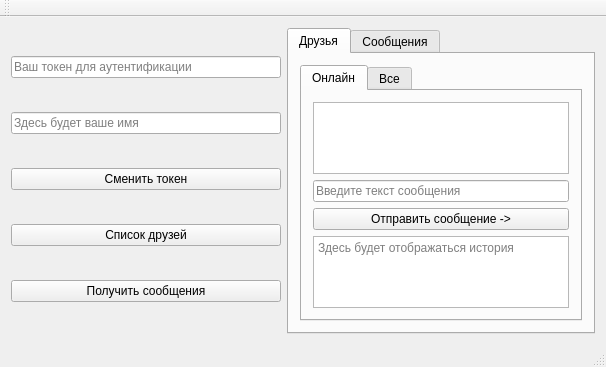
<?xml version="1.0" encoding="UTF-8"?>
<ui version="4.0">
 <class>vDesc</class>
 <widget class="QMainWindow" name="vDesc">
  <property name="geometry">
   <rect>
    <x>0</x>
    <y>0</y>
    <width>606</width>
    <height>364</height>
   </rect>
  </property>
  <property name="windowTitle">
   <string>vDesc</string>
  </property>
  <widget class="QWidget" name="centralWidget">
   <layout class="QVBoxLayout" name="verticalLayout_2">
    <item>
     <layout class="QHBoxLayout" name="horizontalLayout_2">
      <item>
       <layout class="QGridLayout" name="gridLayout_3">
        <item row="2" column="0">
         <widget class="QPushButton" name="changeTokenPb">
          <property name="text">
           <string>Сменить токен</string>
          </property>
         </widget>
        </item>
        <item row="1" column="0">
         <widget class="QLineEdit" name="nameEdit">
          <property name="placeholderText">
           <string>Здесь будет ваше имя</string>
          </property>
         </widget>
        </item>
        <item row="0" column="0">
         <widget class="QLineEdit" name="tokenEdit">
          <property name="placeholderText">
           <string>Ваш токен для аутентификации</string>
          </property>
         </widget>
        </item>
        <item row="3" column="0">
         <widget class="QPushButton" name="getFriendsPb">
          <property name="text">
           <string>Список друзей</string>
          </property>
         </widget>
        </item>
        <item row="4" column="0">
         <widget class="QPushButton" name="getMessagesPb">
          <property name="text">
           <string>Получить сообщения</string>
          </property>
         </widget>
        </item>
       </layout>
      </item>
      <item>
       <widget class="QTabWidget" name="messagestabWidget">
        <property name="currentIndex">
         <number>0</number>
        </property>
        <widget class="QWidget" name="tab_2">
         <attribute name="title">
          <string>Друзья</string>
         </attribute>
         <layout class="QHBoxLayout" name="horizontalLayout_3">
          <item>
           <layout class="QHBoxLayout" name="horizontalLayout">
            <item>
             <widget class="QTabWidget" name="friendsTabWidget">
              <property name="currentIndex">
               <number>0</number>
              </property>
              <widget class="QWidget" name="tab_7">
               <attribute name="title">
                <string>Онлайн</string>
               </attribute>
               <layout class="QVBoxLayout" name="verticalLayout_4">
                <item>
                 <widget class="QListWidget" name="friendsOnline"/>
                </item>
                <item>
                 <widget class="QLineEdit" name="messageInput">
                  <property name="placeholderText">
                   <string>Введите текст сообщения</string>
                  </property>
                 </widget>
                </item>
                <item>
                 <widget class="QPushButton" name="sendMessagePb">
                  <property name="text">
                   <string>Отправить сообщение -&gt;</string>
                  </property>
                 </widget>
                </item>
                <item>
                 <widget class="QTextEdit" name="history">
                  <property name="placeholderText">
                   <string>Здесь будет отображаться история</string>
                  </property>
                 </widget>
                </item>
               </layout>
              </widget>
              <widget class="QWidget" name="tab_8">
               <attribute name="title">
                <string>Все</string>
               </attribute>
               <layout class="QVBoxLayout" name="verticalLayout_3">
                <item>
                 <widget class="QListWidget" name="allFriends"/>
                </item>
               </layout>
              </widget>
             </widget>
            </item>
           </layout>
          </item>
         </layout>
        </widget>
        <widget class="QWidget" name="tab">
         <attribute name="title">
          <string>Сообщения</string>
         </attribute>
         <layout class="QHBoxLayout" name="horizontalLayout_4">
          <item>
           <widget class="QTextEdit" name="messages"/>
          </item>
         </layout>
        </widget>
       </widget>
      </item>
     </layout>
    </item>
   </layout>
  </widget>
  <widget class="QMenuBar" name="menuBar">
   <property name="geometry">
    <rect>
     <x>0</x>
     <y>0</y>
     <width>606</width>
     <height>17</height>
    </rect>
   </property>
  </widget>
  <widget class="QToolBar" name="mainToolBar">
   <attribute name="toolBarArea">
    <enum>TopToolBarArea</enum>
   </attribute>
   <attribute name="toolBarBreak">
    <bool>false</bool>
   </attribute>
  </widget>
  <widget class="QStatusBar" name="statusBar"/>
 </widget>
 <layoutdefault spacing="6" margin="11"/>
 <resources/>
 <connections/>
</ui>
